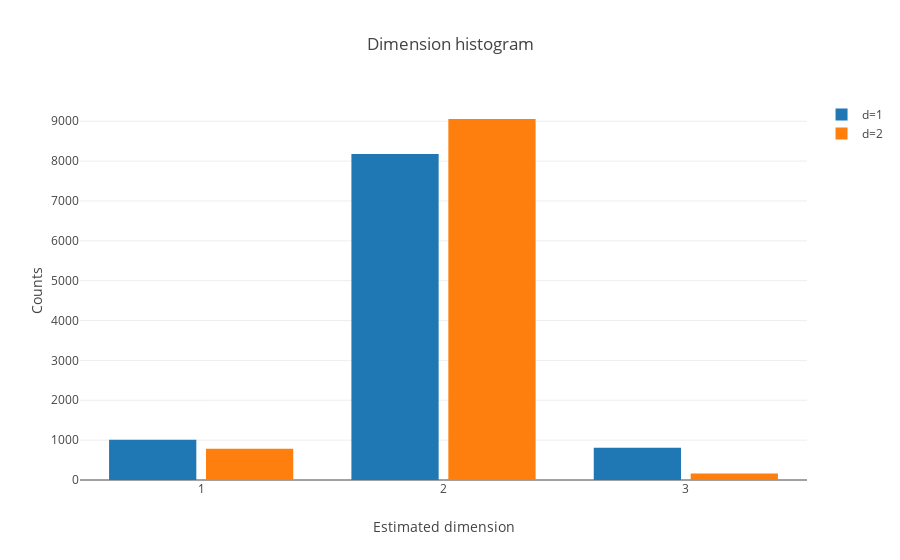

Write notebook code for a chart like this one.
### Markdown cell above
The histogram of estimated dimensions with different optimal radius is shown as below:

### Code cell
t_hist_dim = [go.Histogram(x=dimension_freq_d1,name='d=1'),
            go.Histogram(x=dimension_freq_d2,name='d=2')]

l_hist_dim = go.Layout(
    title='Dimension histogram',
    xaxis=dict(
        title='Estimated dimension'
    ),
    yaxis=dict(
        title='Counts'
    ),
    bargap=0.2,
    bargroupgap=0.1
)

f_hist_dim = go.Figure(data=t_hist_dim,layout=l_hist_dim)

iplot(f_hist_dim)

### Figure 1 — Plotly figure (JSON) as saved in the notebook; plotly's stock layout.template omitted (floating-point values rounded to 4 significant figures; data arrays with more than 128 entries replaced by an {"elided": "..."} marker saying what was removed)
{"data": [{"name": "d=1", "type": "histogram", "x": {"elided": "10000 int values"}}, {"name": "d=2", "type": "histogram", "x": {"elided": "10000 int values"}}], "layout": {"bargap": 0.2, "bargroupgap": 0.1, "title": "Dimension histogram", "xaxis": {"title": "Estimated dimension"}, "yaxis": {"title": "Counts"}}}
